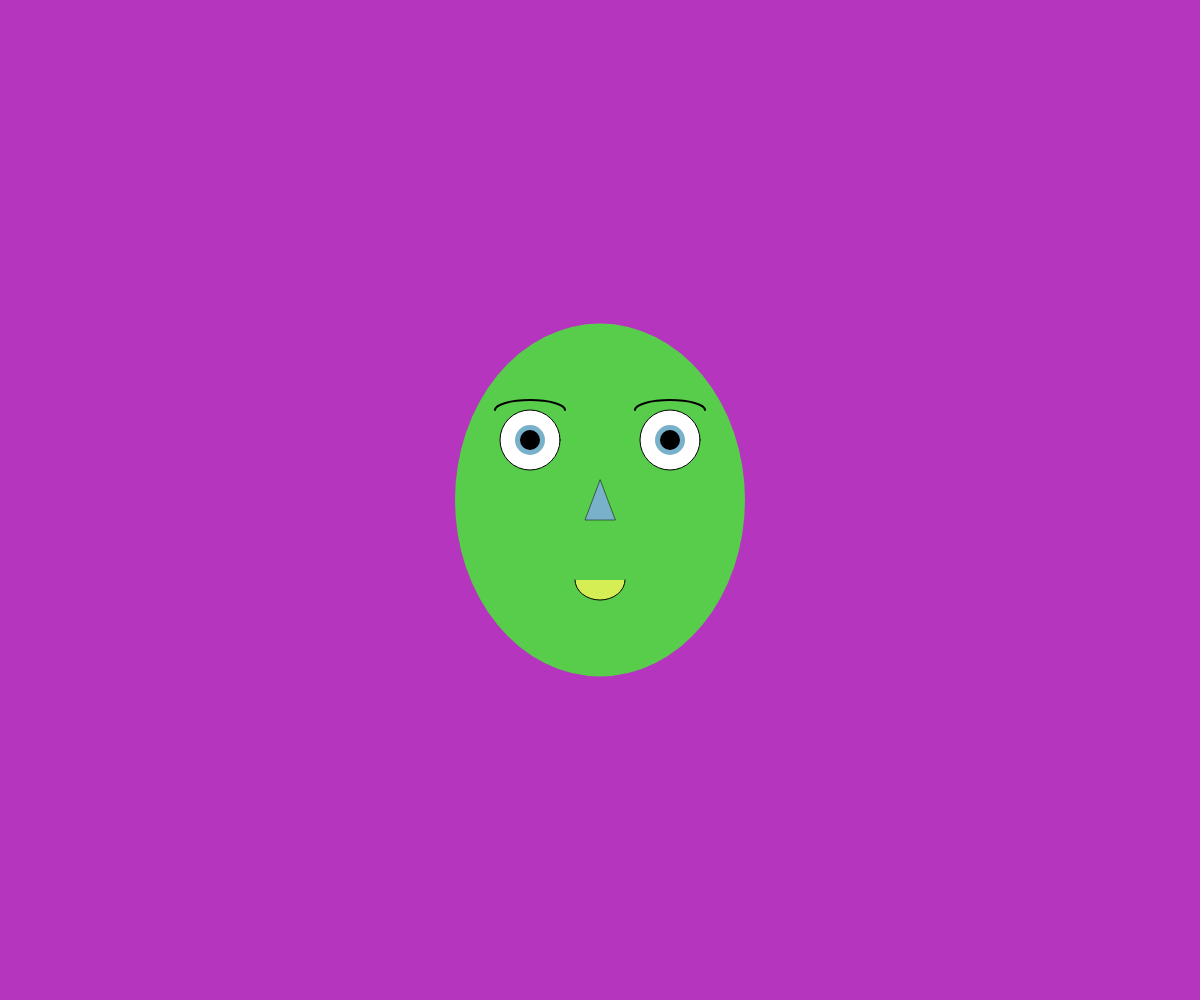
Frame 1 (no input)
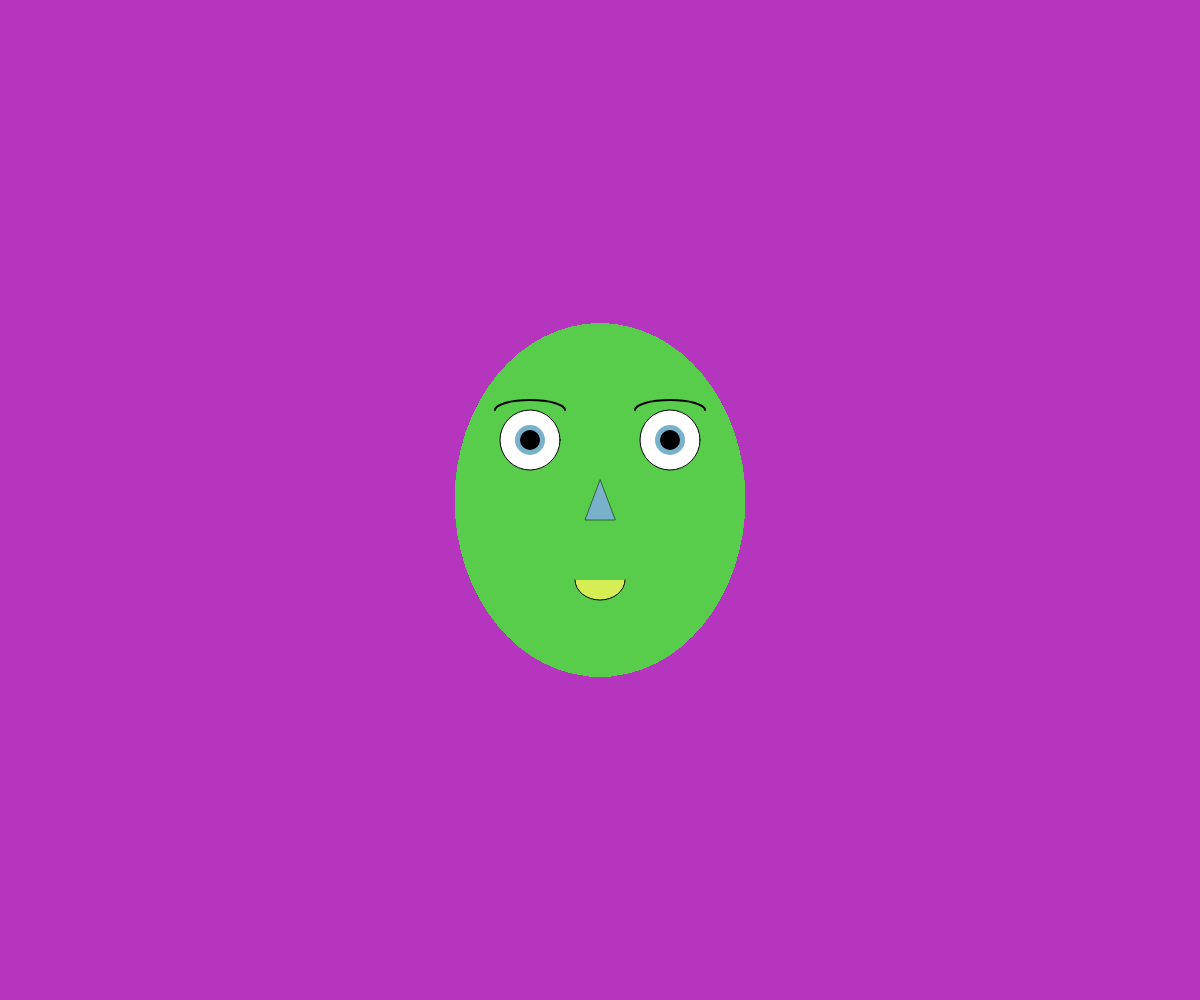
Frame 60 (no input)
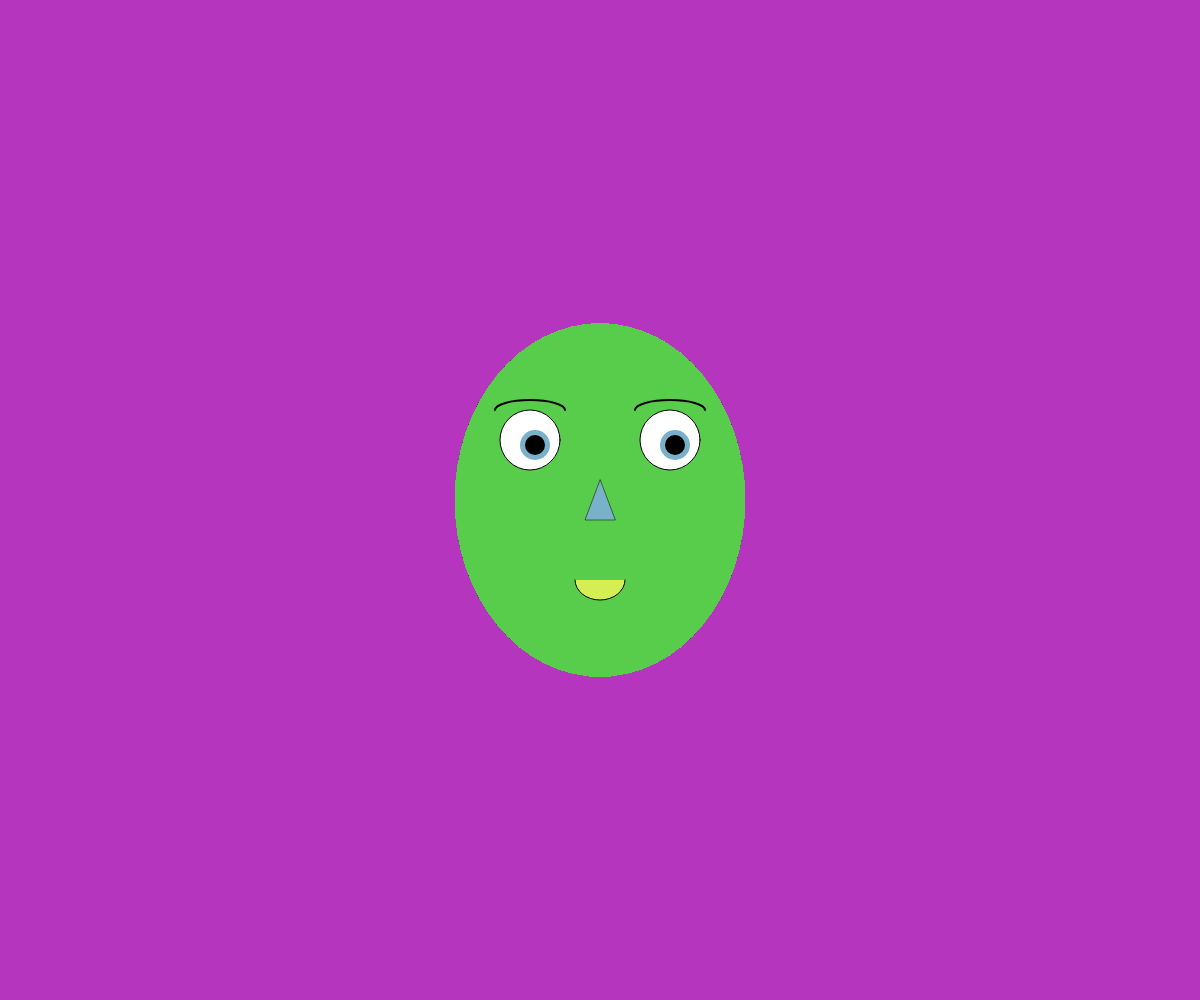
Frame 120 (the mouse pressed at the canvas centre since frame 60)

The p5.js sketch that drew these frames (run headless with seeded random() and noise() and a simulated clock; from frame 60 on, the mouse is pressed at the canvas centre):

// p5.js sketch
// ── sketch.js
let colors;
let faceFill, eyeFill, lip1, lip2, noseFill;
let dice1, dice2;

// anything in the setup function will be run once
function setup() {
  // create a canvas, where your p5 sketch will live
  createCanvas(windowWidth, windowHeight);
  // set the background colour of the canvas randomly using the randomColour function
  background(randomColour());
  // the array of random colours.
  colors = [
    randomColour(),
    randomColour(),
    randomColour(),
    randomColour(),
    randomColour(),
    randomColour(),
  ];
  faceFill = random(colors);
  eyeFill = random(colors);
  lip1 = random(colors);
  lip2 = random(colors);
  noseFill = random(colors);
  print(colors);
  // frameRate(3);
}

// anything in the draw function will be run over and over according the frame rate
function draw() {
  // generate some randomness for a rectangle on the canvas (optional)
  dice1 = random(0, 5);
  dice2 = random(0, 12);
  let rectFill = random(colors);
  let x_mapped = map(dice1, 0, 5, 0, width);
  let y_mapped = map(dice2, 0, 5, 0, height);
  
  // Optionally, you can uncomment this block to draw random rectangles
  // push();
  // noStroke();
  // fill(rectFill);
  // rect(x_mapped, y_mapped, dice2 * 10, dice1 * 3);
  // pop();
  
  // face
  fill(faceFill);
  noStroke();
  ellipse(windowWidth / 2, windowHeight / 2, 290, 353);

  // eyes as circles
  push();
  fill("white");
  stroke(0);
  strokeWeight(1);
  // left eye
  circle(windowWidth / 2 - 70, windowHeight / 2 - 60, 60);
  // right eye
  circle(windowWidth / 2 + 70, windowHeight / 2 - 60, 60);
  pop();

  // eyebrows above the eyes
  push();
  noFill();
  stroke(0);
  strokeWeight(2);
  // left eyebrow
  arc(windowWidth / 2 - 70, windowHeight / 2 - 90, 70, 20, PI, TWO_PI);
  // right eyebrow
  arc(windowWidth / 2 + 70, windowHeight / 2 - 90, 70, 20, PI, TWO_PI);
  pop();

  // nose: a small isosceles triangle
  push();
  fill(noseFill);
  strokeWeight(0.5);
  stroke(0);
  triangle(
    windowWidth / 2, windowHeight / 2 - 20,           // top vertex
    windowWidth / 2 - 15, windowHeight / 2 + 20,       // bottom left vertex
    windowWidth / 2 + 15, windowHeight / 2 + 20        // bottom right vertex
  );
  pop();
  
  // add a small mouth below the nose
  push();
  fill(lip2);
  stroke(0);
  strokeWeight(1);
  // 小嘴巴 positioned at (windowWidth/2, windowHeight/2+40)
  arc(windowWidth / 2, windowHeight / 2 + 80, 50, 40, 0, PI);
  pop();
  
  // have the eyes follow the cursor
  irisMove();
}

function windowResized() {
  resizeCanvas(windowWidth, windowHeight);
  background(randomColour());
}

function irisMove() {
  // adjust the iris so that they stay within the circular eyes
  let x = map(mouseX, 0, width, 0, 10);
  let y = map(mouseY, 0, height, 0, 10);
  // left iris and pupil
  fill(eyeFill);
  circle(windowWidth / 2 - 70 + x, windowHeight / 2 - 60 + y, 30);
  fill("black");
  circle(windowWidth / 2 - 70 + x, windowHeight / 2 - 60 + y, 20);
  
  // right iris and pupil
  fill(eyeFill);
  circle(windowWidth / 2 + 70 + x, windowHeight / 2 - 60 + y, 30);
  fill("black");
  circle(windowWidth / 2 + 70 + x, windowHeight / 2 - 60 + y, 20);
}

function randomColour() {
  let r = random(255);
  let g = random(255);
  let b = random(255);
  return color(r, g, b);
}
